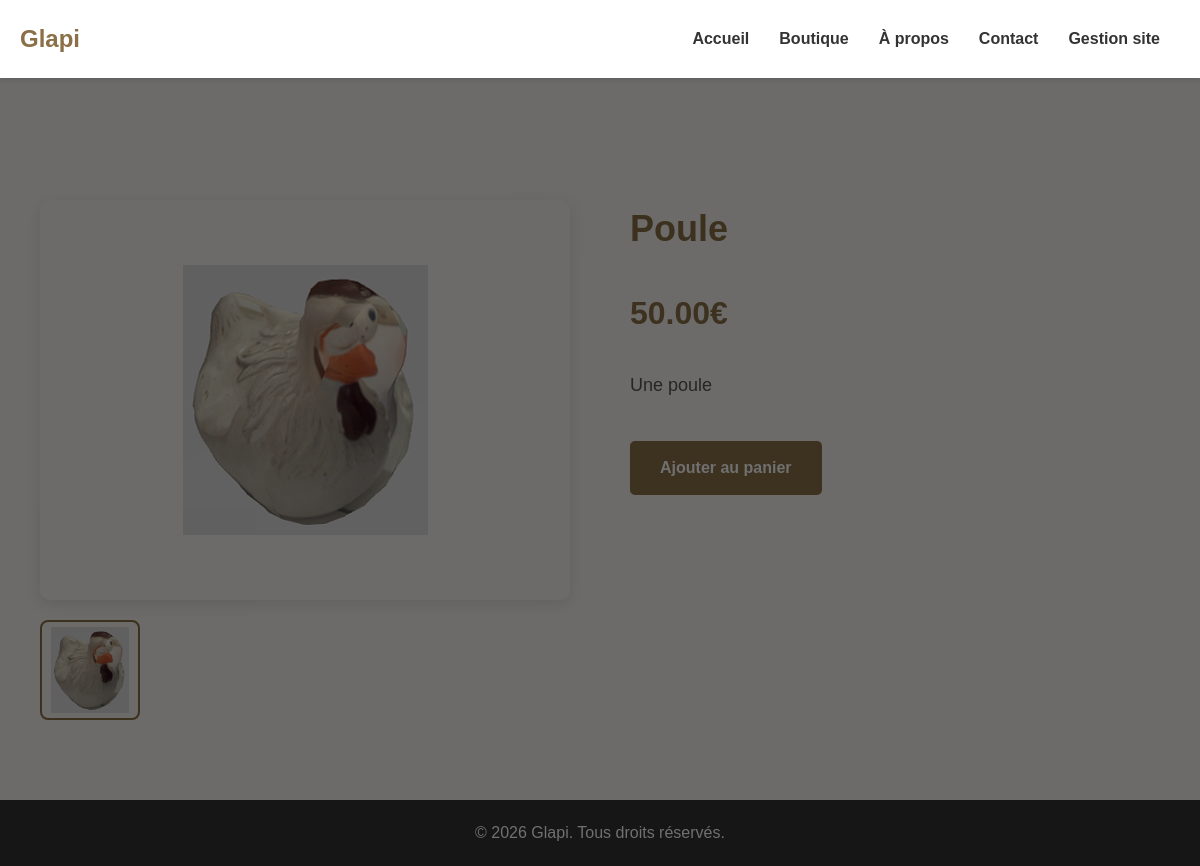
The app's page /objet?id=2 with its own data.
### tables this page shows
CREATE TABLE objets (
    id INTEGER PRIMARY KEY AUTOINCREMENT,
    nom TEXT NOT NULL,
    prix REAL,
    id_categories INTEGER,
    id_sous_categories INTEGER,
    description TEXT,
    premiere_page INTEGER,
    UNIQUE(id)
    );

### pages/objet/objet.py (the view)
@objet_blueprint.route('/objet', methods=['GET'])
def objet():
    if request.method == 'GET':
        id = request.args.get('id')
        return render_template( 'objet.html',
                                objet = db.get_objet(id = id),
                                images2D = db.get_images2D_objet(id = id),
                                image3D = db.get_image3D_objet(id = id)
                            )
    return redirect(url_for('index_blueprint.index'))

### config.py (called while the page is built)
def img_2D_Path(fichier : str):
    return '/static/Objets2DImages/' + fichier

def img_3D_Path(fichier : str):
    return '/static/Objets3DImages/' + fichier

### db/db_objects.py (called while the page is built)
    def __get_db_connection(self):
        conn = sqlite3.connect(self.db_path)
        conn.row_factory = sqlite3.Row
        return conn

    def get_images2D_objet(self, id : int):
        conn = self.__get_db_connection()
        sql = """SELECT i.fichier as fichier
                FROM images as i

                WHERE i.id_objets = """ + str(id) + """ AND image3D = 0 ORDER BY i.ordre"""
        req = conn.execute(sql).fetchall()
        conn.close()
        list = []
        for line in req:
            list.append({
                'fichier': config.img_2D_Path(line['fichier'])
            })
        return list

    def get_image3D_objet(self, id : int):
        conn = self.__get_db_connection()
        sql = """SELECT i.fichier as fichier
                FROM images as i

                WHERE i.id_objets = """ + str(id) + """ AND image3D = 1 LIMIT 1"""
        req = conn.execute(sql).fetchall()
        conn.close()
        chemin = ""
        if len(req) >= 1:
            chemin = config.img_3D_Path(req[0]['fichier'])
        return chemin

### pages/objet/templates/objet.html (shortened to what this page needs)
{%- extends 'base.html' -%}
{%- block content -%}
    <section class="detail-container">
        <div class="detail-images">
            <div class="main-image" id="mainView">
                <img src="{{- images2D[0]['fichier'] -}}" id="mainImg">
            </div>
            <div class="thumbnails">
                {%- for image in images2D -%}
                    {% if loop.first %}
                        <img src="{{- image['fichier'] -}}" class="thumbnail active" onclick="changeImage(this)">
                    {% else %}
                        <img src="{{- image['fichier'] -}}" class="thumbnail" onclick="changeImage(this)">
                    {% endif %}
                {%- endfor -%}
                {% if image3D %}
                    <div class="thumbnail" onclick="show3DView()">
                        <model-viewer
                            src="{{- image3D -}}"
                            alt="Vue 3D"
                            poster="{{- images2D[0]['fichier'] -}}"
                            loading="lazy"
                            reveal="interaction"
                            camera-controls
                            style="width: 100%; height: 100%; border-radius: 8px;">
                            <div class="text3D">
                                <h1>3D</h1>
                            </div>
                        </model-viewer>
                    </div>
                {% endif %}
            </div>
        </div>
        <div class="detail-info">
            <h1>{{- objet['nom'] -}}</h1>
            <div class="price">{{- '%0.2f'|format(objet['prix']|float) -}} €</div>
            <div class="description">
                {{- objet['description']|safe -}}
            </div>
            <a href="#" class="btn">Ajouter au panier</a>
        </div>
    </section>
{%- endblock -%}

### static/css/style.css (style rules this page uses)
* { margin: 0; padding: 0; box-sizing: border-box; }
body { font-family: 'Arial', sans-serif; line-height: 1.6; color: #333; background-color: #f9f5f0; }
h1 { font-size: 24px; color: #8b6f47; }
.btn { background-color: #8b6f47; color: #fff; padding: 12px 24px; text-decoration: none; border-radius: 5px; font-weight: bold; }

### static/css/tableau.css (style rules this page uses)
* { margin: 0; padding: 0; box-sizing: border-box; }
body { font-family: 'Arial', sans-serif; line-height: 1.6; color: #333; background-color: #f9f5f0; padding-top: 100px; }

### pages/objet/templates/objet.html (style rules this page uses)
.detail-container { max-width: 1200px; margin: 100px auto 80px; padding: 0 20px; display: grid; grid-template-columns: 1fr 1fr; gap: 60px; }
.detail-images { display: flex; flex-direction: column; gap: 20px; }
.main-image { width: 100%; height: 400px; border-radius: 10px; overflow: hidden; box-shadow: 0 4px 15px rgba(0,0,0,0.1); display: flex; justify-content: center; align-items: center; background-color: #f9f5f0; }
.main-image img { max-width: 100%; max-height: 100%; object-fit: contain; display: block; }
.thumbnails { display: flex; gap: 10px; overflow-x: auto; }
.thumbnail { width: 100px; height: 100px; object-fit: contain; background-color: #f9f5f0; border-radius: 8px; cursor: pointer; opacity: 0.7; transition: opacity 0.3s; padding: 5px; box-sizing: border-box; }
.thumbnail.active { opacity: 1; border: 2px solid #8b6f47; }
.text3D { background: rgba(0, 0, 0, 0.8); z-index: 1; position: absolute; text-align: center; font-family: Georgia; margin: 0 auto; left: 0; right: 0; top: 0%; color: white; width: 100%; height: 100%; line-height: 90px; }
.detail-info h1 { font-size: 36px; color: #8b6f47; margin-bottom: 20px; }
.price { font-size: 32px; font-weight: bold; color: #8b6f47; margin: 30px 0; }
.description { font-size: 18px; line-height: 1.8; color: #555; margin-bottom: 40px; }
.btn { background-color: #8b6f47; color: #fff; padding: 14px 30px; text-decoration: none; border-radius: 5px; font-weight: bold; display: inline-block; }
model-viewer { width: 100%; height: 500px; background-color: #f9f5f0; border-radius: 10px; box-shadow: 0 4px 15px rgba(0,0,0,0.1); }

### records on screen
objets: nom "Poule", prix "50.00", description "Une poule"
